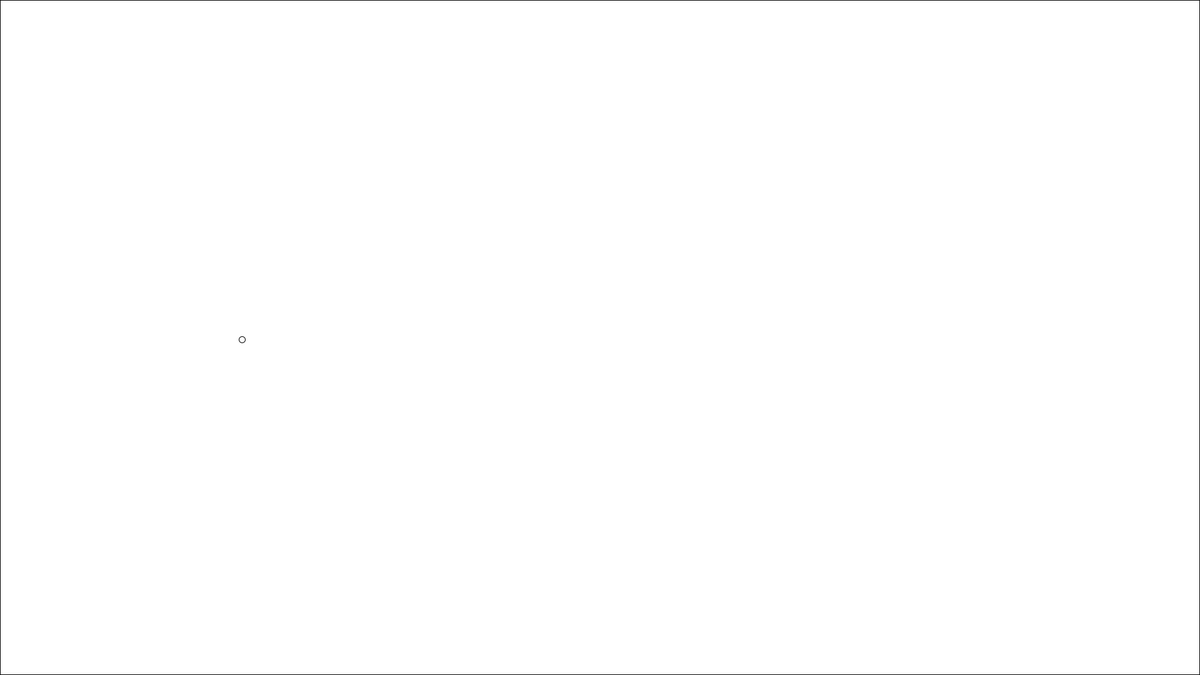
Frame 1 (no input)
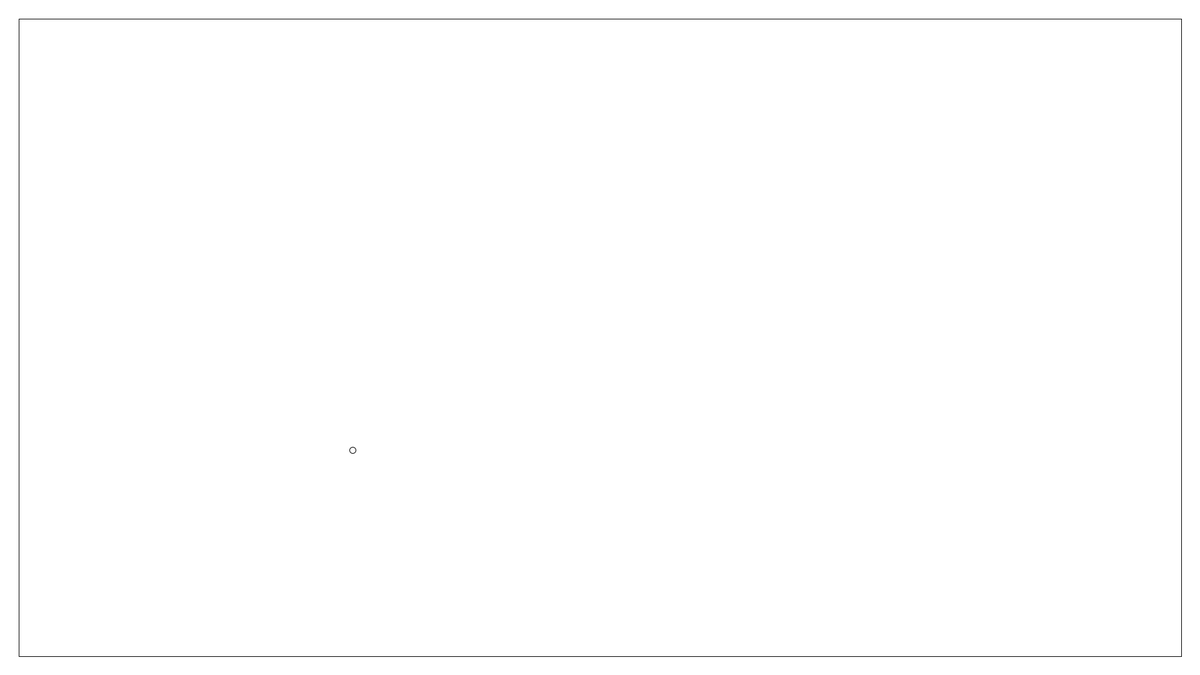
Frame 60 (the mouse pressed at the canvas centre just before this capture)
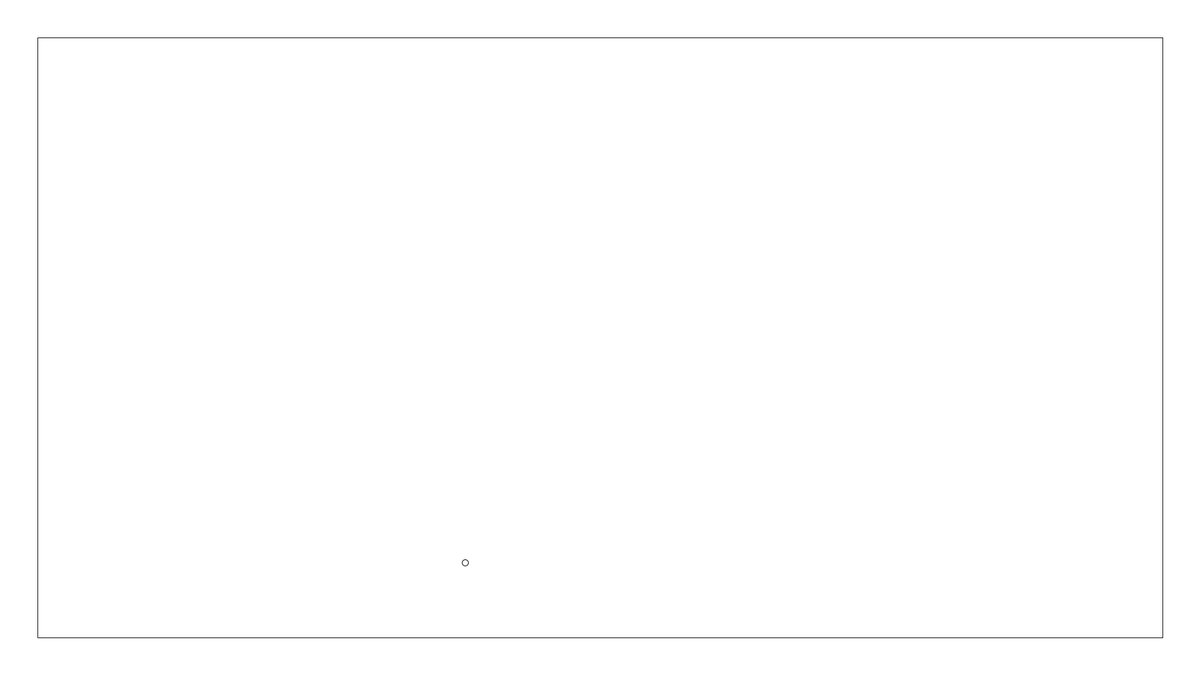
Frame 120 (the mouse held since frame 60 and released just before this capture)

The Processing sketch that drew these frames (run headless with seeded random() and noise(); from frame 60 on, the mouse is pressed at the canvas centre):

// Processing sketch: BoucingBall
// ── BoucingBall.pde
void setup(){
  size(1920,1080);
}
float ballx = 1920/5,bally = 1080/2;
float ballsize = 10;
float ballspeedx = 3,ballspeedy = 3;



//b = border
float b1x = 0, b1y = 0;        //top-left
float b2x = 1920,b2y = 0;      //top-right
float b3x = 1920,b3y = 1080;   //bot-right
float b4x = 0, b4y = 1080;     //bot-left
float bspeed = 0.5;
void draw(){
  background(255);
  b1x += bspeed;  //Flytter "border" grænsen
  b1y += bspeed;
  b2x -= bspeed;
  b2y += bspeed;
  b3x -= bspeed;
  b3y -= bspeed;
  b4x += bspeed;
  b4y -= bspeed;  //Flytter "border" grænsen
  
  if (b3y-b1y < 30){  //Hvis boxen er for lille voksen den igen 
    bspeed = -bspeed;
  }
  if (b1x < 0){       //HVis boxen er for stor skrumper den igen
    bspeed = -bspeed;
  }
  
  
  ballx += ballspeedx;
  bally += ballspeedy;
  
  if (ballx+ballspeedx+ballsize >= b2x){ //Hvis den kommer til at ramme højre grænsen næste frame. Flytter den hen til grænsen (For at være "Pixel-perfect") og derefter skifter retning
    while(ballx+ballsize <= b2x){
      ballx ++;
    }
    ballspeedx = -ballspeedx;
  }
  if (ballx+ballspeedx-ballsize <= b1x){ //Hvis den kommer til at ramme venstre grænsen næste frame. Flytter den hen til grænsen (For at være "Pixel-perfect") og derefter skifter retning
    while(ballx+ballsize <= b1x){
      ballx --;
    }
    ballspeedx = -ballspeedx;
  }
  if (bally+ballspeedy-ballsize <= b1y){ //Hvis den kommer til at ramme top grænsen næste frame. Flytter den hen til grænsen (For at være "Pixel-perfect") og derefter skifter retning
    while(bally+ballsize <= b1y){
      bally --;
    }
    ballspeedy = -ballspeedy;
  }
  if (bally+ballspeedy+ballsize >= b3y){ //Hvis den kommer til at ramme bund grænsen næste frame. Flytter den hen til grænsen (For at være "Pixel-perfect") og derefter skifter retning
    while(bally+ballsize <= b3y){
      bally ++;
    }
    ballspeedy = -ballspeedy;
  }
  
  
  ellipse(ballx,bally,ballsize,ballsize); //Draw Ball
  line(b1x,b1y,b2x,b2y);                  //Draw Top border
  line(b2x,b2y,b3x,b3y);                  //Draw Right border
  line(b3x,b3y,b4x,b4y);                  //Draw Bot border
  line(b4x,b4y,b1x,b1y);                  //Draw Left border
}
